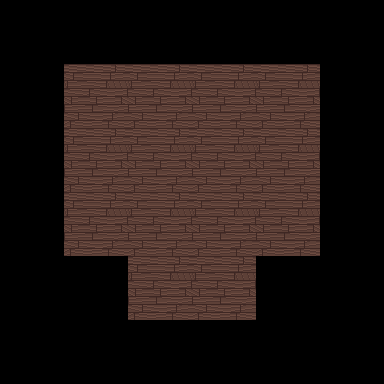

This is a level from a 2D game, rendered from its Tiled map with the project's own tilesets. A one-line summary and the complete map file follow:
An orthogonal 6x6 tile map with 64x64 px tiles, 2 tile layers (ground, trail), 3 tilesets and 31 objects (player).

<map version="1.10" tiledversion="1.10.2" orientation="orthogonal" renderorder="right-down" width="6" height="6" tilewidth="64" tileheight="64" infinite="0" nextlayerid="13" nextobjectid="56">
 <tileset firstgid="1" source="../tile_sets/wood_floor.tsx" />
 <tileset firstgid="2" source="../tile_sets/house_inside.tsx" />
 <tileset firstgid="4" source="../tile_sets/collision.tsx" />
 <objectgroup id="3" name="map_limit">
  <object id="6" gid="4" x="320" y="64" width="64" height="64" />
  <object id="7" gid="4" x="256" y="64" width="64" height="64" />
  <object id="8" gid="4" x="192" y="64" width="64" height="64" />
  <object id="9" gid="4" x="128" y="64" width="64" height="64" />
  <object id="10" gid="4" x="64" y="64" width="64" height="64" />
  <object id="11" gid="4" x="0" y="64" width="64" height="64" />
  <object id="33" gid="4" x="0" y="128" width="64" height="64" />
  <object id="34" gid="4" x="0" y="192" width="64" height="64" />
  <object id="35" gid="4" x="0" y="256" width="64" height="64" />
  <object id="36" gid="4" x="0" y="320" width="64" height="64" />
  <object id="37" gid="4" x="320" y="320" width="64" height="64" />
  <object id="38" gid="4" x="320" y="128" width="64" height="64" />
  <object id="39" gid="4" x="320" y="192" width="64" height="64" />
  <object id="40" gid="4" x="320" y="256" width="64" height="64" />
  <object id="41" gid="4" x="256" y="320" width="64" height="64" />
  <object id="42" gid="4" x="64" y="320" width="64" height="64" />
  <object id="43" gid="6" x="64" y="84" width="64" height="20" />
  <object id="44" gid="6" x="64" y="96" width="64" height="20" />
  <object id="45" gid="6" x="256" y="96.25" width="64" height="20" />
  <object id="46" gid="6" x="256.25" y="84" width="64" height="20" />
  <object id="50" gid="4" x="320" y="384" width="64" height="64" />
  <object id="51" gid="4" x="256" y="384" width="64" height="64" />
  <object id="52" gid="4" x="192" y="384" width="64" height="64" />
  <object id="53" gid="4" x="64" y="384" width="64" height="64" />
  <object id="54" gid="4" x="128" y="384" width="64" height="64" />
  <object id="55" gid="4" x="0" y="384" width="64" height="64" />
 </objectgroup>
 <layer id="1" name="ground" width="6" height="6">
  <data encoding="csv">
0,0,0,0,0,0,
0,1,1,1,1,0,
0,1,1,1,1,0,
0,1,1,1,1,0,
0,0,1,1,0,0,
0,0,0,0,0,0
</data>
 </layer>
 <objectgroup id="2" name="buildings">
  <object id="1" gid="2" x="64" y="128" width="64" height="128" />
  <object id="2" gid="2" x="256" y="128" width="64" height="128" />
  <object id="4" gid="3" x="128" y="112.5" width="128" height="64" />
 </objectgroup>
 <objectgroup id="4" name="character">
  <object id="47" name="player" x="192" y="256">
   <properties>
    <property name="direction" value="up" />
    <property name="position" value="entrance_house_room" />
   </properties>
   <point />
  </object>
 </objectgroup>
 <layer id="5" name="trail" width="6" height="6">
  <data encoding="csv">
0,0,0,0,0,0,
0,0,0,0,0,0,
0,0,0,0,0,0,
0,0,0,0,0,0,
0,0,0,0,0,0,
0,0,0,0,0,0
</data>
 </layer>
 <objectgroup id="10" name="water" />
 <objectgroup id="11" name="transition">
  <object id="49" x="128.063" y="304.958" width="127.875" height="14.75">
   <properties>
    <property name="destination" value="lvl_1" />
    <property name="location" value="house_2" />
   </properties>
  </object>
 </objectgroup>
 <objectgroup id="12" name="nature" />
</map>